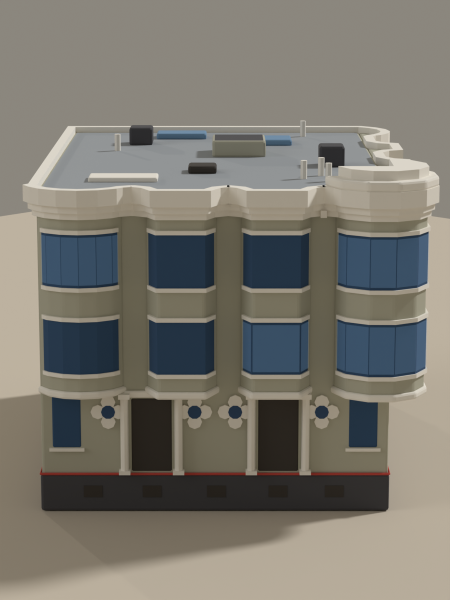
#> input picture artifacts/49-south-park/49-south-park-facade.png, 900 x 1200 px (shown at 1/2 size); its folder holds 4 pictures in this run
$ python make_contact_sheet.py
#> lines starting #> are read from the running program, lines starting #| are printed output that depends on the picture
"""Compose the review renders into 49-south-park-contact-sheet.png."""

from pathlib import Path

from PIL import Image, ImageDraw, ImageFont

HERE = Path(__file__).resolve().parent
BG = (237, 227, 209)
INK = (58, 52, 44)
# The two hero elevations first: the South Park front and the Jack London Alley
# flank are both fully exposed and both are judged. The compass names are the
# nearest name for each building-aligned face — see render_49_south_park.py.
# "facade" is the square-on long-lens view of the 315.8 deg park front, the only
# frame that takes it head-on.
VIEWS = ["facade", "north", "west", "aerial", "top", "aerial-night",
         "east", "south"]
COLS = 3
PAD = 40
LABEL_H = 56
CELL_W = 460

FONT_CANDIDATES = [
    "/usr/share/fonts/truetype/dejavu/DejaVuSans-Bold.ttf",
    "/System/Library/Fonts/Supplemental/Arial Bold.ttf",
    "/System/Library/Fonts/SFNSDisplay.ttf",
    "/Library/Fonts/Arial Bold.ttf",
]


def load_font(size=34):
#> called with size = 34
    for path in FONT_CANDIDATES:
        if Path(path).exists():
            try:
                return ImageFont.truetype(path, size)
            except OSError:
                continue
    return ImageFont.load_default()


def load(view):
#> called with view = 'facade'
    img = Image.open(HERE / f"49-south-park-{view}.png").convert("RGB")
    w = CELL_W
    h = round(img.height * w / img.width)
#> h = 613
    return img.resize((w, h), Image.LANCZOS)
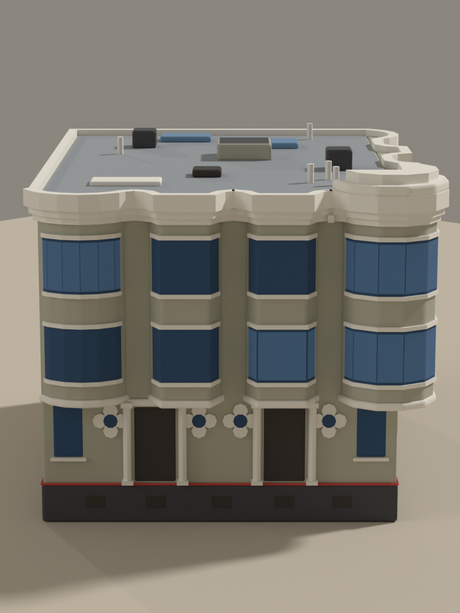
#> returned value: PIL image 460x613 RGB; mean R, G, B 122.4, 119.1, 110.6


def main():
    font = load_font()
    tiles = [load(v) for v in VIEWS]
#> call 2 of load, with view = 'north'
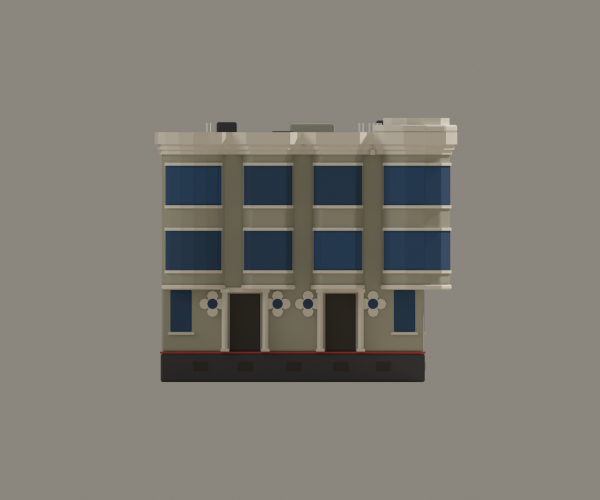
#> input picture artifacts/49-south-park/49-south-park-north.png, 1200 x 1000 px (shown at 1/2 size)
#> in load (call 2), `return img.resize((w, h), Image.LANCZOS)`:
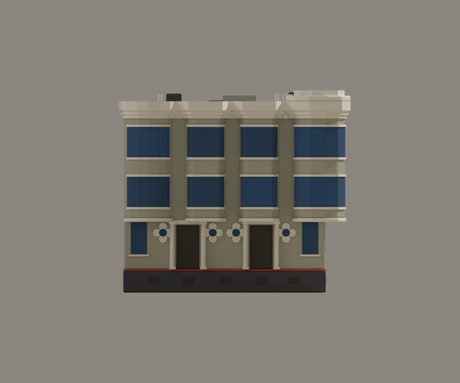
#> returned value: PIL image 460x383 RGB; mean R, G, B 126.5, 122.9, 114.8
    rows = [tiles[i : i + COLS] for i in range(0, len(tiles), COLS)]
    row_h = [LABEL_H + max(t.height for t in r) for r in rows]
    width = PAD + COLS * (CELL_W + PAD)
    height = PAD + sum(h + PAD for h in row_h)
    sheet = Image.new("RGB", (width, height), BG)
    draw = ImageDraw.Draw(sheet)

    y = PAD
    for ri, row in enumerate(rows):
        for ci, tile in enumerate(row):
            cx = PAD + ci * (CELL_W + PAD) + CELL_W // 2
            label = VIEWS[ri * COLS + ci].upper()
            draw.text((cx, y + LABEL_H // 2), label, font=font, fill=INK, anchor="mm")
            sheet.paste(tile, (cx - tile.width // 2, y + LABEL_H))
        y += row_h[ri] + PAD

    out = HERE / "49-south-park-contact-sheet.png"
    sheet.save(out)
    print(f"[contact-sheet] {out}")


if __name__ == "__main__":
#> (the run stopped early here; a loop or call above may not have finished)
